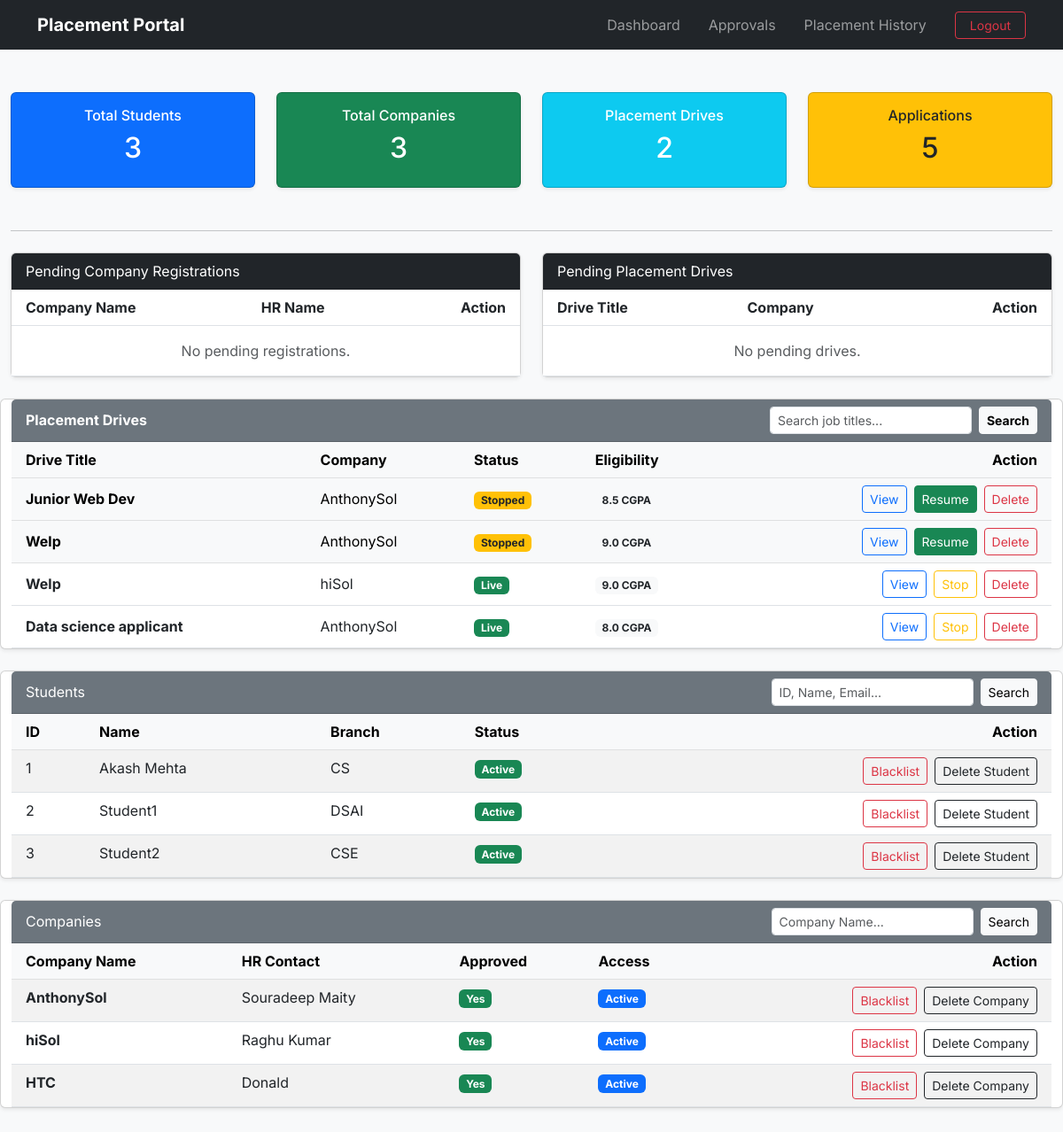
The app's page /admin/dashboard (signed in), older data.
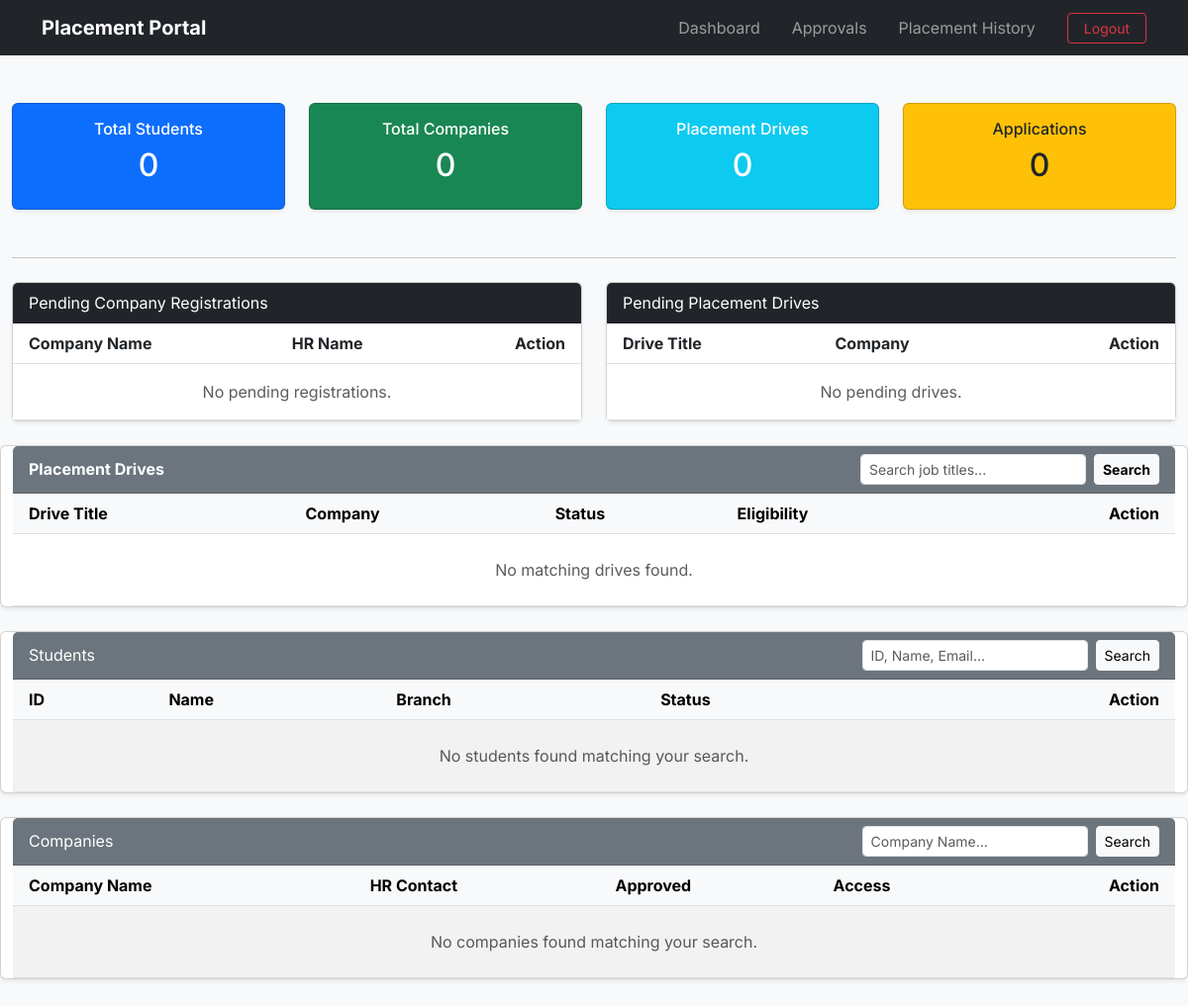
The same page, newer data.
### application/models.py (models this page shows)
class PlacementDrive(db.Model):
    __tablename__="placement_drives"
    id=db.Column(db.Integer(),primary_key=True)
    company_id=db.Column(db.Integer(),db.ForeignKey("companies.id"),nullable=False)
    job_title=db.Column(db.String(200),nullable=False)
    job_description=db.Column(db.Text(),nullable=False)
    job_location=db.Column(db.String(200),nullable=False)
    eligibility_CGPA=db.Column(db.Float(),nullable=False)
    eligibility_criteria_others=db.Column(db.Text(),nullable=True)
    deadline=db.Column(db.DateTime(),nullable=False)
    status=db.Column(db.String(30),default='Pending') #Pending, Approved, Denied or Closed. Will be done by Admin
    allowed_branches=db.Column(db.Text(),nullable=False)
    allowed_years=db.Column(db.Text(),nullable=False)
    created_at=db.Column(db.DateTime(),default=datetime.now)
    company=db.relationship("Company",back_populates="drives") #Child side
    applications=db.relationship("Application",back_populates="drive",cascade="all,delete-orphan") #Parent side

class Company(db.Model):
    __tablename__="companies"
    id=db.Column(db.Integer(),primary_key=True)
    user_id=db.Column(db.Integer(),db.ForeignKey("users.id"),nullable=False)
    company_name=db.Column(db.String(200),nullable=False)
    hr_name=db.Column(db.String(100),nullable=True)
    hr_contact=db.Column(db.String(100),nullable=True)
    website=db.Column(db.String(200),nullable=True)
    is_approved=db.Column(db.Boolean(),default=False) # Until Admin toggles this on the company wont be approved and wont be shown in dashboard
    user=db.relationship("User",back_populates="company") #Child side
    drives=db.relationship("PlacementDrive",back_populates="company",cascade="all,delete-orphan") #Parent side

class Student(db.Model):
    __tablename__="students"
    id=db.Column(db.Integer(),primary_key=True)
    user_id=db.Column(db.Integer(),db.ForeignKey("users.id"),nullable=False)
    name=db.Column(db.String(100),nullable=False)
    college=db.Column(db.String(200),nullable=False)
    branch=db.Column(db.String(100),nullable=False)
    semester=db.Column(db.String(10),nullable=False)
    cgpa=db.Column(db.Float(),nullable=False)
    resume_path=db.Column(db.String(400)) #This will store the file path of where the resume is stored
    user=db.relationship("User",back_populates="student") #Child side
    applications=db.relationship("Application",back_populates="student",cascade="all,delete-orphan") #Parent side

class User(db.Model):
    __tablename__="users"
    id=db.Column(db.Integer(),primary_key=True)
    username=db.Column(db.String(100),nullable=False,unique=True)
    email=db.Column(db.String(200),nullable=False,unique=True)
    password=db.Column(db.String(255),nullable=False)
    role=db.Column(db.String(10),nullable=False,default="student")
    created_at=db.Column(db.DateTime(),default=datetime.now)
    is_blacklisted=db.Column(db.Boolean(),default=False)
    company=db.relationship("Company",back_populates="user",uselist=False,cascade="all,delete-orphan")
    student=db.relationship("Student",back_populates="user",uselist=False,cascade="all,delete-orphan")

### application/controllers.py (the view, shortened to what this page needs)
@app.route('/admin/dashboard')
def admin_dashboard():
    if session.get('role')!='admin':
        flash('Unauthorized!','danger')
        return redirect(url_for('login'))
    pending_companies=Company.query.filter_by(is_approved=False).all()
    all_students=Student.query.all()
    all_companies=Company.query.all()
    pending_drives=PlacementDrive.query.filter_by(status='Pending').all()
    active_drives=PlacementDrive.query.filter(PlacementDrive.status.in_(['Approved','Stopped'])).all()
    stats = {
        'students': Student.query.count(),
        'companies': Company.query.filter_by(is_approved=True).count(),
        'drives': PlacementDrive.query.filter_by(status='Approved').count(),
        'applications': Application.query.count()
    }
    s_q=request.args.get('student_q','')
    c_q=request.args.get('company_q','')
    student_query=Student.query
    all_students = student_query.all()
    company_query=Company.query.filter_by(is_approved=True)
    all_companies = company_query.all()
    d_q = request.args.get('drive_q', '')
    drive_query = PlacementDrive.query.filter(PlacementDrive.status.in_(['Approved', 'Stopped']))
    if d_q:
        drive_query = drive_query.filter(PlacementDrive.job_title.ilike(f'%{d_q}%') |
                                         PlacementDrive.allowed_branches.ilike(f'%{d_q}%')|
                                         PlacementDrive.allowed_years.ilike(f'%{d_q}%')|
                                         PlacementDrive.company.has(Company.company_name.ilike(f'%{d_q}%')))
    active_drives = drive_query.all()
    return render_template('admin_dashboard.html',
                           stats=stats,
                           pending_companies=pending_companies,
                           students=all_students,
                           all_companies=all_companies,
                           pending_drives=pending_drives,
                           active_drives=active_drives,
                           s_q=s_q,c_q=c_q,d_q=d_q)

### templates/admin_dashboard.html (shortened to what the changed rows need)
{% extends 'base.html' %}
{% block content %}
<div class="container-fluid mt-4">
    <div class="row">
        <div class="col-md-3 mb-4">
            <div class="card bg-primary text-white shadow-sm">
                <div class="card-body text-center">
                    <h6>Total Students</h6>
                    <h2>{{ stats.students }}</h2>
                </div>
            </div>
        </div>
        <div class="col-md-3 mb-4">
            <div class="card bg-success text-white shadow-sm">
                <div class="card-body text-center">
                    <h6>Total Companies</h6>
                    <h2>{{ stats.companies }}</h2>
                </div>
            </div>
        </div>
        <div class="col-md-3 mb-4">
            <div class="card bg-info text-white shadow-sm">
                <div class="card-body text-center">
                    <h6>Placement Drives</h6>
                    <h2>{{ stats.drives }}</h2>
                </div>
            </div>
        </div>
        <div class="col-md-3 mb-4">
            <div class="card bg-warning text-dark shadow-sm">
                <div class="card-body text-center">
                    <h6>Applications</h6>
                    <h2>{{ stats.applications }}</h2>
                </div>
            </div>
        </div>
    </div>
    <div class="row">
        <div class="col-md-6">
            <div class="card mb-4 shadow-sm">
                <div class="card-body p-0">
                    <table class="table table-hover mb-0">
                        <thead>
                            <tr>
                                <th class="ps-3">Company Name</th>
                                <th>HR Name</th>
                                <th class="text-end pe-3">Action</th>
                            </tr>
                        </thead>
                    </table>
                </div>
            </div>
        </div>
        <div class="col-md-6">
            <div class="card mb-4 shadow-sm">
                <div class="card-body p-0">
                    <table class="table table-hover mb-0">
                        <thead>
                            <tr>
                                <th class="ps-3">Drive Title</th>
                                <th class="ps-3">Company</th>
                                <th class="text-end pe-3">Action</th>
                            </tr>
                        </thead>
                    </table>
                </div>
            </div>
        </div>
        <div class="card shadow-sm mb-4">
        <div class="card-body p-0">
            <table class="table table-hover align-middle mb-0">
                <thead class="table-light">
                    <tr>
                        <th class="ps-3">Drive Title</th>
                        <th>Company</th>
                        <th>Status</th> <th>Eligibility</th>
                        <th class="text-end pe-3">Action</th>
                    </tr>
                </thead>
                <tbody>
                    {% for drive in active_drives %}
                    <tr class="{{ 'table-light text-muted' if drive.status == 'Stopped' }}"> <td class="ps-3">
                            <strong>{{ drive.job_title }}</strong>
                        </td>
                        <td>{{ drive.company.company_name }}</td>
                        <td>
                            {% if drive.status == 'Approved' %}
                                <span class="badge bg-success">Live</span>
                            {% else %}
                                <span class="badge bg-warning text-dark">Stopped</span>
                            {% endif %}
                        </td>
                        <td><span class="badge bg-light text-dark">{{ drive.eligibility_CGPA }} CGPA</span></td>
                        <td class="text-end pe-3">
                            <div class="d-flex justify-content-end gap-2">
                                <a href="{{ url_for('admin_review_drive', drive_id=drive.id) }}" class="btn btn-sm btn-outline-primary">View</a>
                                {% if drive.status == 'Approved' %}
                                    <form action="{{ url_for('stop_drive', drive_id=drive.id) }}" method="POST" class="m-0">
                                        <button type="submit" class="btn btn-sm btn-outline-warning">Stop</button>
                                    </form>
                                {% else %}
                                    <form action="{{ url_for('resume_drive', drive_id=drive.id) }}" method="POST" class="m-0">
                                        <button type="submit" class="btn btn-sm btn-success text-white">Resume</button>
                                    </form>
                                {% endif %}
                                <form action="{{ url_for('delete_drive', drive_id=drive.id) }}" method="POST" class="m-0">
                                    <button type="submit" class="btn btn-sm btn-outline-danger">Delete</button>
                                </form>
                            </div>
                        </td>
                    </tr>
                    {% else %}
                    <tr><td colspan="5" class="text-center py-4 text-muted">No matching drives found.</td></tr>
                    {% endfor %}
                </tbody>
            </table>
        </div>
    </div>
    <div class="card shadow-sm mb-4">
        <div class="card-body p-0">
            <table class="table table-striped mb-0">
                <thead class="table-light">
                    <tr>
                        <th class="ps-3">ID</th>
                        <th>Name</th>
                        <th>Branch</th>
                        <th>Status</th>
                        <th class="text-end pe-3">Action</th>
                    </tr>
                </thead>
                <tbody>
                    {% for student in students %}
                    <tr>
                        <td class="ps-3">{{ student.id }}</td>
                        <td>{{ student.name }}</td>
                        <td>{{ student.branch }}</td>
                        <td>
                            <span class="badge {{ 'bg-danger' if student.user.is_blacklisted else 'bg-success' }}">
                                {{ 'Blacklisted' if student.user.is_blacklisted else 'Active' }}
                            </span>
                        </td>
                        <td class="text-end pe-3">
                            <div class="d-flex justify-content-end gap-2 align-items-center">
                                <form action="{{ url_for('toggle_blacklist', user_id=student.user_id) }}" method="POST" class="m-0">
                                    <button type="submit" class="btn btn-sm {{ 'btn-outline-warning' if student.user.is_blacklisted else 'btn-outline-danger' }}">
                                        {{ 'Activate' if student.user.is_blacklisted else 'Blacklist' }}
                                    </button>
                                </form>
                                <form action="{{ url_for('delete_user', user_id=student.user_id) }}" method="POST" class="m-0">
                                    <button type="submit" class="btn btn-sm btn-outline-dark">Delete Student</button>
                                </form>
                            </div>
                        </td>
                    </tr>
                    {% else %}
                    <tr><td colspan="5" class="text-center py-4 text-muted">No students found matching your search.</td></tr>
                    {% endfor %}
                </tbody>
            </table>
        </div>
    </div>
    <div class="card shadow-sm mb-4">
        <div class="card-body p-0">
            <table class="table table-striped mb-0">
                <thead class="table-light">
                    <tr>
                        <th class="ps-3">Company Name</th>
                        <th>HR Contact</th>
                        <th>Approved</th>
                        <th>Access</th>
                        <th class="text-end pe-3">Action</th>
                    </tr>
                </thead>
                <tbody>
                    {% for company in all_companies %}
                    <tr>
                        <td class="ps-3"><strong>{{ company.company_name }}</strong></td>
                        <td>{{ company.hr_name }}</td>
                        <td>
                            <span class="badge {{ 'bg-success' if company.is_approved else 'bg-warning text-dark' }}">
                                {{ 'Yes' if company.is_approved else 'No' }}
                            </span>
                        </td>
                        <td>
                            <span class="badge {{ 'bg-danger' if company.user.is_blacklisted else 'bg-primary' }}">
                                {{ 'Blacklisted' if company.user.is_blacklisted else 'Active' }}
                            </span>
                        </td>
                        <td class="text-end pe-3">
                            <div class="d-flex justify-content-end gap-2 align-items-center">
                                <form action="{{ url_for('toggle_blacklist', user_id=company.user_id) }}" method="POST" class="m-0">
                                    <button type="submit" class="btn btn-sm {{ 'btn-outline-warning' if company.user.is_blacklisted else 'btn-outline-danger' }}">
                                        {{ 'Activate' if company.user.is_blacklisted else 'Blacklist' }}
                                    </button>
                                </form>
                                <form action="{{ url_for('delete_user', user_id=company.user_id) }}" method="POST" class="m-0">
                                    <button type="submit" class="btn btn-sm btn-outline-dark">Delete Company</button>
                                </form>
                            </div>
                        </td>
                    </tr>
                    {% else %}
                    <tr><td colspan="5" class="text-center py-4 text-muted">No companies found matching your search.</td></tr>
                    {% endfor %}
                </tbody>
            </table>
        </div>
    </div>
</div>
{% endblock %}

Row changes from the older to the newer data that the page shows:
removed PlacementDrive: job_title "Junior Web Dev", company.company_name "AnthonySol", status "Stopped", eligibility_CGPA "8.5"
removed PlacementDrive: job_title "Welp", company.company_name "AnthonySol", status "Stopped", eligibility_CGPA "9.0"
removed PlacementDrive: job_title "Welp", company.company_name "hiSol", status "Live", eligibility_CGPA "9.0"
removed PlacementDrive: job_title "Data science applicant", company.company_name "AnthonySol", status "Live", eligibility_CGPA "8.0"
removed Student: id "1", name "Akash Mehta", branch "CS"
removed User: is_blacklisted "Active", is_blacklisted "Blacklist"
removed Student: id "2", name "Student1", branch "DSAI"
removed User: is_blacklisted "Active", is_blacklisted "Blacklist"
removed Student: id "3", name "Student2", branch "CSE"
removed User: is_blacklisted "Active", is_blacklisted "Blacklist"
removed Company: company_name "AnthonySol", hr_name "Souradeep Maity", is_approved "Yes"
removed User: is_blacklisted "Active", is_blacklisted "Blacklist"
removed Company: company_name "hiSol", hr_name "Raghu Kumar", is_approved "Yes"
removed User: is_blacklisted "Active", is_blacklisted "Blacklist"
removed Company: company_name "HTC", hr_name "Donald", is_approved "Yes"
removed User: is_blacklisted "Active", is_blacklisted "Blacklist"
Text that changed along with them:
{{ stats.students }}: "3" → "0"
{{ stats.companies }}: "3" → "0"
{{ stats.drives }}: "2" → "0"
{{ stats.applications }}: "5" → "0"
text now shown: "No matching drives found. No students found matching your search. No companies found matching your search."
